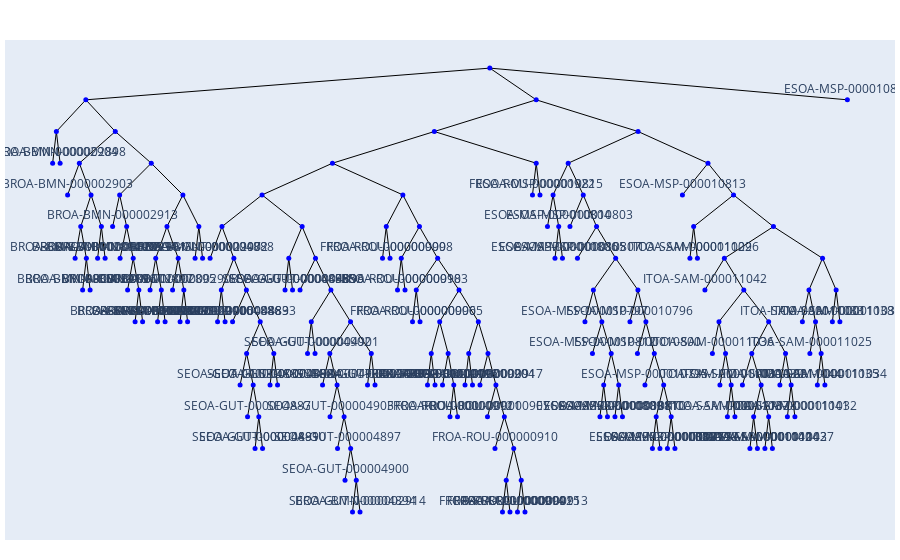

Here is the notebook cell this chart was saved with:
### Markdown cell above
### Step 5: Plot the Tree

Set up the layout and create the figure.

### Code cell
layout = go.Layout(
    showlegend=False,
    xaxis=dict(showgrid=False, zeroline=False, showticklabels=False),
    yaxis=dict(showgrid=False, zeroline=False, showticklabels=False),
    hovermode='closest',
    margin=dict(b=20,l=5,r=5,t=40)
)

fig = go.Figure(data=[edge_trace, node_trace], layout=layout)
fig.show()

### Figure 1 — Plotly figure (JSON) as saved in the notebook; plotly's stock layout.template omitted (floating-point values rounded to 4 significant figures; data arrays with more than 128 entries replaced by an {"elided": "..."} marker saying what was removed)
{"data": [{"hoverinfo": "none", "line": {"color": "black", "width": 1}, "mode": "lines", "type": "scatter", "x": {"elided": "633 float values"}, "y": {"elided": "633 int values"}}, {"hoverinfo": "text", "marker": {"color": "blue", "size": 5}, "mode": "markers+text", "text": {"elided": "212 str values"}, "textposition": "top center", "type": "scatter", "x": {"elided": "212 float values"}, "y": {"elided": "212 int values"}}], "layout": {"hovermode": "closest", "margin": {"b": 20, "l": 5, "r": 5, "t": 40}, "showlegend": false, "xaxis": {"showgrid": false, "showticklabels": false, "zeroline": false}, "yaxis": {"showgrid": false, "showticklabels": false, "zeroline": false}}}
